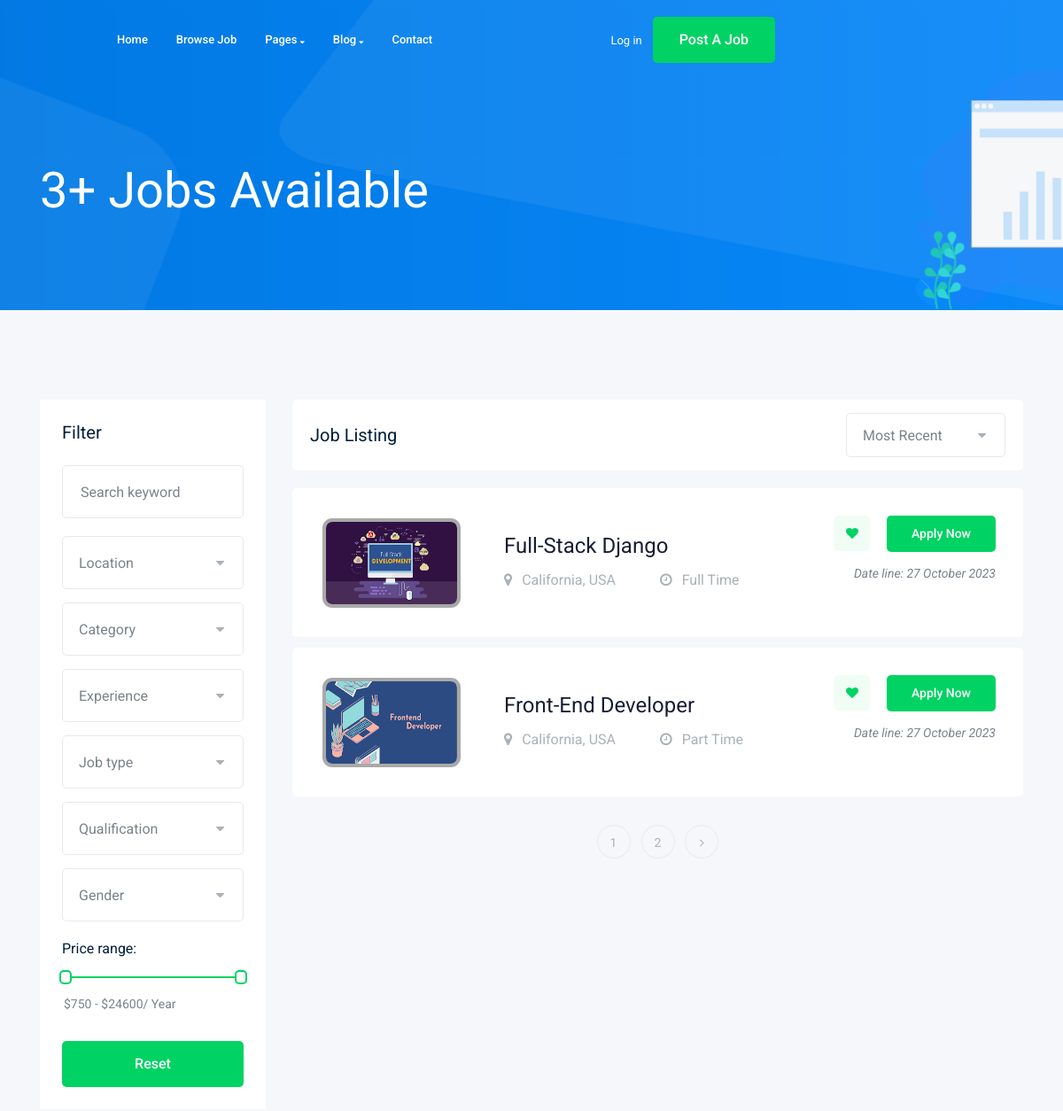
The app's page /jobs/ (upper part), older data.
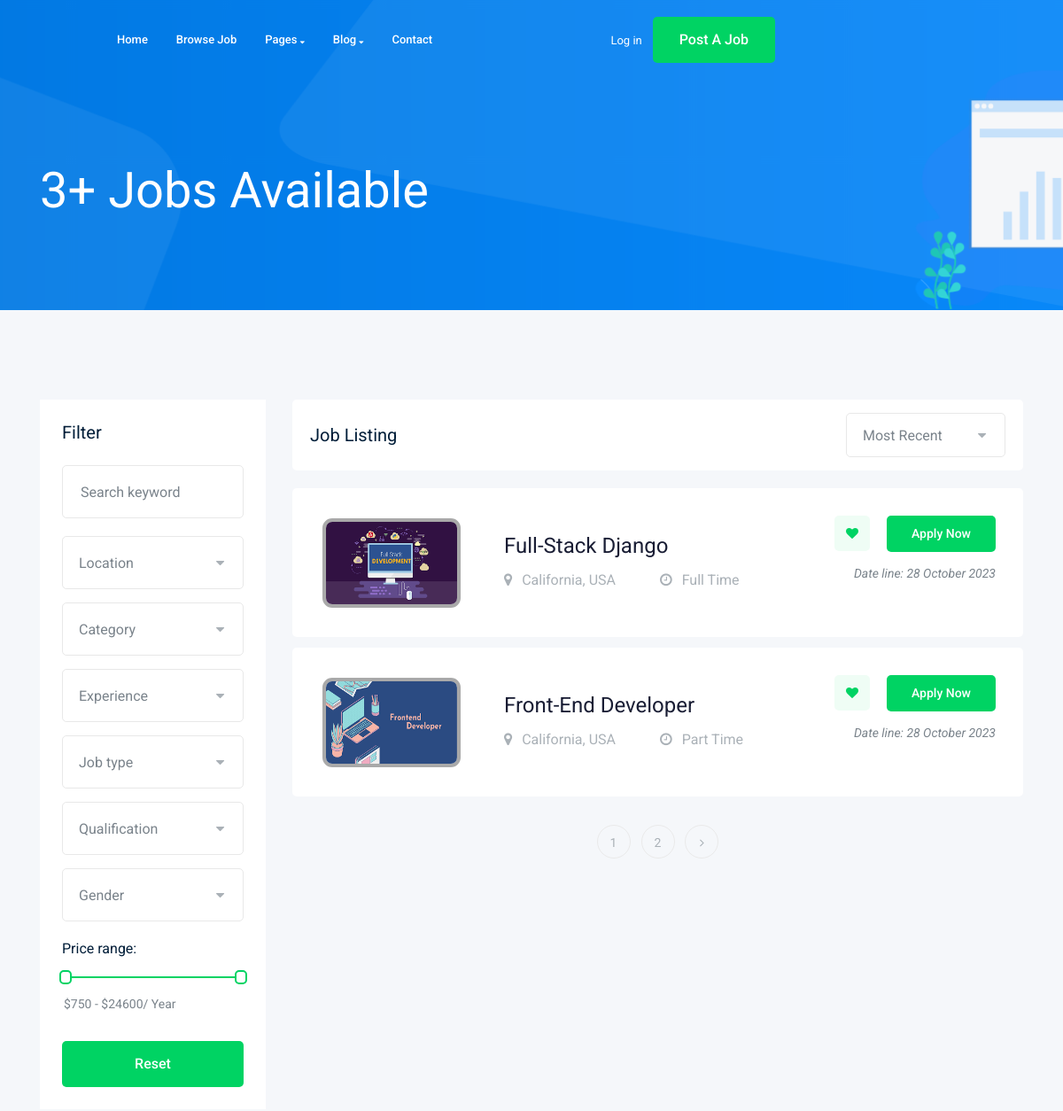
The same page, newer data.
### job/models.py (models this page shows, shortened)
class Job(models.Model):  # table
    title = models.CharField(max_length=104)  # column
    jop_type = models.CharField(max_length=104, choices=JOP_TYPE)
    description = models.TextField(max_length=1000)
    Published_at = models.DateTimeField(auto_now=True)
    vacancy = models.IntegerField(default=1)
    experience = models.IntegerField(default=0)
    salary = models.DecimalField(max_digits=6, decimal_places=2, default=100.00)
    category = models.ForeignKey('Category', on_delete=models.CASCADE)
    image = models.ImageField(upload_to=img_upload)
    slug = models.SlugField(blank=True, null=True)
    def __str__(self):
        return self.title

### job/views.py (the view)
# urls.py: path('', views.jobs),
def jobs(request):
    jobs = Job.objects.all()
    paginator = Paginator(jobs, 2)  # Show 25 contacts per page.
    page_number = request.GET.get("page")
    page_obj = paginator.get_page(page_number)
    context = {'jobs': page_obj,'j':jobs}
    return render(request, "job/jobs.html", context)

### job/templates/job/jobs.html (shortened to what this page needs)
{% extends 'base.html' %}
{% block body %}
    <div class="bradcam_area bradcam_bg_1">
        <div class="container">
            <div class="row">
                <div class="col-xl-12">
                    <div class="bradcam_text">
                        <h3>{{ j.count }}+ Jobs Available</h3>
                    </div>
                </div>
            </div>
        </div>
    </div>
    <div class="job_listing_area plus_padding">
        <div class="container">
            <div class="row">
                <div class="col-lg-3">
                    <div class="job_filter white-bg">
                        <div class="form_inner white-bg">
                            <h3>Filter</h3>
                            <form action="#">
                                <div class="row">
                                    <div class="col-lg-12">
                                        <div class="single_field">
                                            <input type="text" placeholder="Search keyword">
                                        </div>
                                    </div>
                                    <div class="col-lg-12">
                                    </div>
                                    <div class="col-lg-12">
                                    </div>
                                    <div class="col-lg-12">
                                    </div>
                                    <div class="col-lg-12">
                                    </div>
                                    <div class="col-lg-12">
                                    </div>
                                    <div class="col-lg-12">
                                    </div>
                                </div>
                            </form>
                        </div>
                        <div class="range_wrap">
                            <label for="amount">Price range:</label>
                            <div id="slider-range"></div>
                            <p>
                                <input type="text" id="amount" readonly
                                       style="border:0; color:#7A838B; font-size: 14px; font-weight:400;">
                            </p>
                        </div>
                        <div class="reset_btn">
                            <button class="boxed-btn3 w-100" type="submit">Reset</button>
                        </div>
                    </div>
                </div>
                <div class="col-lg-9">
                    <div class="recent_joblist_wrap">
                        <div class="recent_joblist white-bg ">
                            <div class="row align-items-center">
                                <div class="col-md-6">
                                    <h4>Job Listing</h4>
                                </div>
                                <div class="col-md-6">
                                    <div class="serch_cat d-flex justify-content-end">
                                    </div>
                                </div>
                            </div>
                        </div>
                    </div>
                    {% if jobs.has_other_pages %}
                        <div class="job_lists m-0">
                            <div class="row">
                                {% for job in jobs %}
                                    <div class="col-lg-12 col-md-12">
                                        <div class="single_jobs white-bg d-flex justify-content-between">
                                            <div class="jobs_left d-flex align-items-center">
                                                <div class="thumb" style="float: left;
                                            width: 175px;
                                            height: 106px;
                                            -webkit-border-radius: 5px;
                                            -moz-border-radius: 5px;
                                            border-radius: 13px;
                                            padding: 0px;
                                            background: white;
                                            margin-right: 33px;
                                            border: 3px solid white;">
                                                    <a href="{% url 'jobs:job_details' job.slug %}">
                                                        <img src="{{ job.image.url }}" alt=""
                                                             style="vertical-align: middle;width: 156px;height: 101px;
                                                             border: darkgrey 4px solid;border-radius: 11px">
                                                    </a>
                                                </div>
                                                <div class="jobs_conetent">
                                                    <a href="{% url 'jobs:job_details' job.slug %}"><h4>{{ job }}</h4></a>
                                                    <div class="links_locat d-flex align-items-center">
                                                        <div class="location">
                                                            <p><i class="fa fa-map-marker"></i> California, USA</p>
                                                        </div>
                                                        <div class="location">
                                                            <p><i class="fa fa-clock-o"></i> {{ job.jop_type }}</p>
                                                        </div>
                                                    </div>
                                                </div>
                                            </div>
                                            <div class="jobs_right">
                                                <div class="apply_now">
                                                    <a class="heart_mark" href="#"> <i class="fa fa-heart"></i> </a>
                                                    <a href="{% url 'jobs:job_details' job.id %}" class="boxed-btn3">Apply
                                                        Now</a>
                                                </div>
                                                <div class="date">
                                                    <p>Date line: {{ job.Published_at|date:'d F Y' }}</p>
                                                </div>
                                            </div>
                                        </div>
                                    </div>
                                {% endfor %}
                            </div>
                        </div>
                        <div class="row">
                            <div class="col-lg-12">
                                <div class="pagination_wrap">
                                    <ul>
                                    {% for j in jobs.paginator.page_range %}
                                        <li><a href="?page={{ j }}"><span>{{ j }}</span></a></li>
                                    {% endfor %}
                                        {% if jobs.has_next %}
                                            <li><a href="?page={{ jobs.next_page_number }}">
                                                <i class="fa fa-angle-right" aria-hidden="true"></i> </a>
                                            </li>
                                        {% endif %}
                                    </ul>
                                </div>
                            </div>
                        </div>
                    {% endif %}
                </div>
            </div>
        </div>
    </div>
{% endblock body %}

### templates/base.html (shortened to what this page needs)
<!doctype html>
<html class="no-js" lang="zxx">
<head>
    {% load static %}
    <link rel="stylesheet" href="{% static 'css/bootstrap.min.css' %}">
    <link rel="stylesheet" href="{% static 'css/owl.carousel.min.css' %}">
    <link rel="stylesheet" href="{% static 'css/magnific-popup.css' %}">
    <link rel="stylesheet" href="{% static 'css/nice-select.css' %}">
    <link rel="stylesheet" href="{% static 'css/flaticon.css' %}">
    <link rel="stylesheet" href="{% static 'css/jquery-ui.css' %}">
    <link rel="stylesheet" href="{% static 'css/gijgo.css' %}">
    <link rel="stylesheet" href="{% static 'css/animate.min.css' %}">
    <link rel="stylesheet" href="{% static 'css/slicknav.css' %}">
    <link rel="stylesheet" href="{% static 'css/style.css' %}">
    <link rel="stylesheet" href="https://cdnjs.cloudflare.com/ajax/libs/font-awesome/4.7.0/css/font-awesome.min.css">
</head>
<body>
<header>
    <div class="header-area ">
        <div id="sticky-header" class="main-header-area">
            <div class="container-fluid ">
                <div class="header_bottom_border">
                    <div class="row align-items-center">
                        <div class="col-xl-6 col-lg-7">
                            <div class="main-menu  d-none d-lg-block">
                                <nav>
                                    <ul id="navigation">
                                        <li><a href="index.html">home</a></li>
                                        <li><a href="job_list.html">Browse Job</a></li>
                                        <li><a href="#">pages <i class="fa fa-sort-desc" aria-hidden="true"></i></a>
                                        </li>
                                        <li><a href="#">blog <i class="fa fa-sort-desc" aria-hidden="true"></i></a>
                                        </li>
                                        <li><a href="contact.html">Contact</a></li>
                                    </ul>
                                </nav>
                            </div>
                        </div>
                        <div class="col-xl-3 col-lg-3 d-none d-lg-block">
                            <div class="Appointment">
                                <div class="phone_num d-none d-xl-block">
                                    <a href="#">Log in</a>
                                </div>
                                <div class="d-none d-lg-block">
                                    <a class="boxed-btn3" href="#">Post a Job</a>
                                </div>
                            </div>
                        </div>
                        <div class="col-12">
                        </div>
                    </div>
                </div>
            </div>
        </div>
    </div>
</header>
{% block body %}
{% endblock body %}
</body>
</html>

Row changes from the older to the newer data that the page shows:
changed Job "Full-Stack Django": Published_at "27 October 2023" → "28 October 2023"
changed Job "Front-End Developer": Published_at "27 October 2023" → "28 October 2023"
